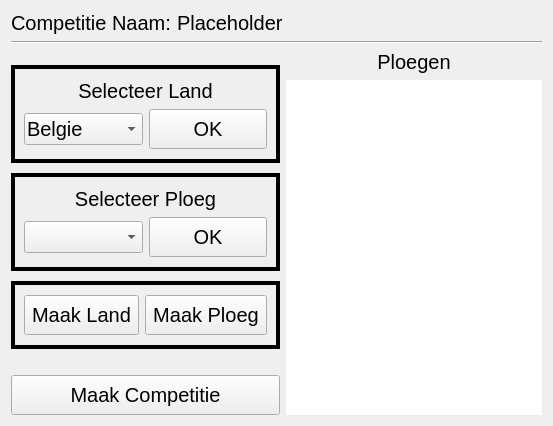
<?xml version="1.0" encoding="UTF-8"?>
<ui version="4.0">
 <class>CreateCompetition</class>
 <widget class="QWidget" name="CreateCompetition">
  <property name="windowTitle">
   <string>Maak Competitie</string>
  </property>
  <property name="styleSheet">
   <string notr="true">* {
	font-size: 20px;
}

QPushButton {
	padding: 7px;
}

QComboBox {
	padding: 2px;
}</string>
  </property>
  <layout class="QGridLayout" name="gridLayout">
   <item row="0" column="0" colspan="2">
    <layout class="QHBoxLayout" name="grid_1" stretch="0,1">
     <item>
      <widget class="QLabel" name="label_3">
       <property name="text">
        <string>Competitie Naam:</string>
       </property>
      </widget>
     </item>
     <item>
      <widget class="QLabel" name="competition_label">
       <property name="text">
        <string>Placeholder</string>
       </property>
      </widget>
     </item>
    </layout>
   </item>
   <item row="1" column="0" colspan="2">
    <widget class="Line" name="line">
     <property name="orientation">
      <enum>Qt::Orientation::Horizontal</enum>
     </property>
    </widget>
   </item>
   <item row="2" column="0">
    <layout class="QVBoxLayout" name="grid_3">
     <property name="spacing">
      <number>10</number>
     </property>
     <item>
      <spacer name="verticalSpacer">
       <property name="orientation">
        <enum>Qt::Orientation::Vertical</enum>
       </property>
       <property name="sizeHint" stdset="0">
        <size>
         <width>17</width>
         <height>15</height>
        </size>
       </property>
      </spacer>
     </item>
     <item>
      <widget class="QFrame" name="frame_1">
       <property name="frameShape">
        <enum>QFrame::Shape::Box</enum>
       </property>
       <property name="frameShadow">
        <enum>QFrame::Shadow::Plain</enum>
       </property>
       <property name="lineWidth">
        <number>4</number>
       </property>
       <layout class="QVBoxLayout" name="verticalLayout_3" stretch="0">
        <property name="topMargin">
         <number>10</number>
        </property>
        <property name="bottomMargin">
         <number>10</number>
        </property>
        <item>
         <layout class="QVBoxLayout" name="frame_1_col_1">
          <item>
           <widget class="QLabel" name="label">
            <property name="text">
             <string>Selecteer Land</string>
            </property>
            <property name="alignment">
             <set>Qt::AlignmentFlag::AlignCenter</set>
            </property>
           </widget>
          </item>
          <item>
           <layout class="QHBoxLayout" name="frame_1_col_2">
            <item>
             <widget class="QComboBox" name="country_comboBox">
              <item>
               <property name="text">
                <string>Belgie</string>
               </property>
              </item>
              <item>
               <property name="text">
                <string>England</string>
               </property>
              </item>
             </widget>
            </item>
            <item>
             <widget class="QPushButton" name="country_pushButton">
              <property name="text">
               <string>OK</string>
              </property>
             </widget>
            </item>
           </layout>
          </item>
         </layout>
        </item>
       </layout>
      </widget>
     </item>
     <item>
      <widget class="QFrame" name="frame_2">
       <property name="frameShape">
        <enum>QFrame::Shape::Box</enum>
       </property>
       <property name="frameShadow">
        <enum>QFrame::Shadow::Plain</enum>
       </property>
       <property name="lineWidth">
        <number>4</number>
       </property>
       <layout class="QHBoxLayout" name="horizontalLayout_5">
        <property name="topMargin">
         <number>10</number>
        </property>
        <property name="bottomMargin">
         <number>10</number>
        </property>
        <item>
         <layout class="QVBoxLayout" name="frame_2_col_1">
          <item>
           <widget class="QLabel" name="label_2">
            <property name="text">
             <string>Selecteer Ploeg</string>
            </property>
            <property name="alignment">
             <set>Qt::AlignmentFlag::AlignCenter</set>
            </property>
           </widget>
          </item>
          <item>
           <layout class="QHBoxLayout" name="frame_2_col_2">
            <item>
             <widget class="QComboBox" name="team_comboBox"/>
            </item>
            <item>
             <widget class="QPushButton" name="tean_pushButton">
              <property name="text">
               <string>OK</string>
              </property>
             </widget>
            </item>
           </layout>
          </item>
         </layout>
        </item>
       </layout>
      </widget>
     </item>
     <item>
      <widget class="QFrame" name="frame_3">
       <property name="frameShape">
        <enum>QFrame::Shape::Box</enum>
       </property>
       <property name="frameShadow">
        <enum>QFrame::Shadow::Plain</enum>
       </property>
       <property name="lineWidth">
        <number>4</number>
       </property>
       <layout class="QVBoxLayout" name="verticalLayout_4">
        <property name="topMargin">
         <number>10</number>
        </property>
        <property name="bottomMargin">
         <number>10</number>
        </property>
        <item>
         <layout class="QHBoxLayout" name="frame_3_col_1">
          <item>
           <widget class="QPushButton" name="create_country_pushButton">
            <property name="text">
             <string>Maak Land</string>
            </property>
           </widget>
          </item>
          <item>
           <widget class="QPushButton" name="create_team_pushButton">
            <property name="text">
             <string>Maak Ploeg</string>
            </property>
           </widget>
          </item>
         </layout>
        </item>
       </layout>
      </widget>
     </item>
     <item>
      <spacer name="verticalSpacer_2">
       <property name="orientation">
        <enum>Qt::Orientation::Vertical</enum>
       </property>
       <property name="sizeHint" stdset="0">
        <size>
         <width>17</width>
         <height>16</height>
        </size>
       </property>
      </spacer>
     </item>
     <item>
      <widget class="QPushButton" name="create_competition_pushButton">
       <property name="text">
        <string>Maak Competitie</string>
       </property>
      </widget>
     </item>
    </layout>
   </item>
   <item row="2" column="1">
    <layout class="QVBoxLayout" name="grid_2">
     <item>
      <widget class="QLabel" name="label_5">
       <property name="text">
        <string>Ploegen</string>
       </property>
       <property name="alignment">
        <set>Qt::AlignmentFlag::AlignCenter</set>
       </property>
      </widget>
     </item>
     <item>
      <widget class="QListWidget" name="teams_listWidget">
       <property name="focusPolicy">
        <enum>Qt::FocusPolicy::NoFocus</enum>
       </property>
       <property name="frameShape">
        <enum>QFrame::Shape::NoFrame</enum>
       </property>
       <property name="horizontalScrollBarPolicy">
        <enum>Qt::ScrollBarPolicy::ScrollBarAlwaysOff</enum>
       </property>
       <property name="editTriggers">
        <set>QAbstractItemView::EditTrigger::NoEditTriggers</set>
       </property>
       <property name="defaultDropAction">
        <enum>Qt::DropAction::IgnoreAction</enum>
       </property>
       <property name="selectionMode">
        <enum>QAbstractItemView::SelectionMode::NoSelection</enum>
       </property>
      </widget>
     </item>
    </layout>
   </item>
  </layout>
 </widget>
 <resources/>
 <connections/>
</ui>
